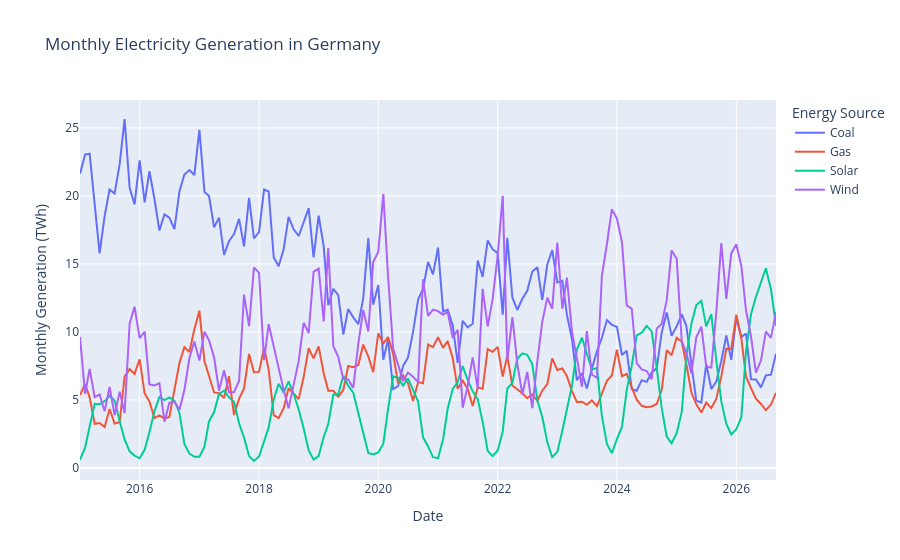

Notebook cell for this chart:
### Markdown cell above
## 5. Germany: historical generation and seasonality

Interpret trends only when the printed time coverage supports them.

### Code cell
germany_generation = non_aggregate_generation[
    (non_aggregate_generation["entity_code"] == "DEU")
    & non_aggregate_generation["series"].isin(
        ["Solar", "Wind", "Coal", "Gas"]
    )
].copy()

fig = px.line(
    germany_generation,
    x="date",
    y="generation_twh",
    color="series",
    title="Monthly Electricity Generation in Germany",
    labels={
        "date": "Date",
        "generation_twh": "Monthly Generation (TWh)",
        "series": "Energy Source",
    },
)

fig.show()

### Figure 1 — Plotly figure (JSON) as saved in the notebook; plotly's stock layout.template omitted (floating-point values rounded to 4 significant figures; data arrays with more than 128 entries replaced by an {"elided": "..."} marker saying what was removed)
{"data": [{"hovertemplate": "Energy Source=Coal<br>Date=%{x}<br>Monthly Generation (TWh)=%{y}<extra></extra>", "legendgroup": "Coal", "line": {"color": "#636efa", "dash": "solid"}, "marker": {"symbol": "circle"}, "mode": "lines", "name": "Coal", "orientation": "v", "showlegend": true, "type": "scatter", "x": {"elided": "141 str values"}, "xaxis": "x", "y": {"elided": "141 float values"}, "yaxis": "y"}, {"hovertemplate": "Energy Source=Gas<br>Date=%{x}<br>Monthly Generation (TWh)=%{y}<extra></extra>", "legendgroup": "Gas", "line": {"color": "#EF553B", "dash": "solid"}, "marker": {"symbol": "circle"}, "mode": "lines", "name": "Gas", "orientation": "v", "showlegend": true, "type": "scatter", "x": {"elided": "141 str values"}, "xaxis": "x", "y": {"elided": "141 float values"}, "yaxis": "y"}, {"hovertemplate": "Energy Source=Solar<br>Date=%{x}<br>Monthly Generation (TWh)=%{y}<extra></extra>", "legendgroup": "Solar", "line": {"color": "#00cc96", "dash": "solid"}, "marker": {"symbol": "circle"}, "mode": "lines", "name": "Solar", "orientation": "v", "showlegend": true, "type": "scatter", "x": {"elided": "141 str values"}, "xaxis": "x", "y": {"elided": "141 float values"}, "yaxis": "y"}, {"hovertemplate": "Energy Source=Wind<br>Date=%{x}<br>Monthly Generation (TWh)=%{y}<extra></extra>", "legendgroup": "Wind", "line": {"color": "#ab63fa", "dash": "solid"}, "marker": {"symbol": "circle"}, "mode": "lines", "name": "Wind", "orientation": "v", "showlegend": true, "type": "scatter", "x": {"elided": "141 str values"}, "xaxis": "x", "y": {"elided": "141 float values"}, "yaxis": "y"}], "layout": {"legend": {"title": {"text": "Energy Source"}, "tracegroupgap": 0}, "title": {"text": "Monthly Electricity Generation in Germany"}, "xaxis": {"anchor": "y", "domain": [0, 1], "title": {"text": "Date"}}, "yaxis": {"anchor": "x", "domain": [0, 1], "title": {"text": "Monthly Generation (TWh)"}}}}
